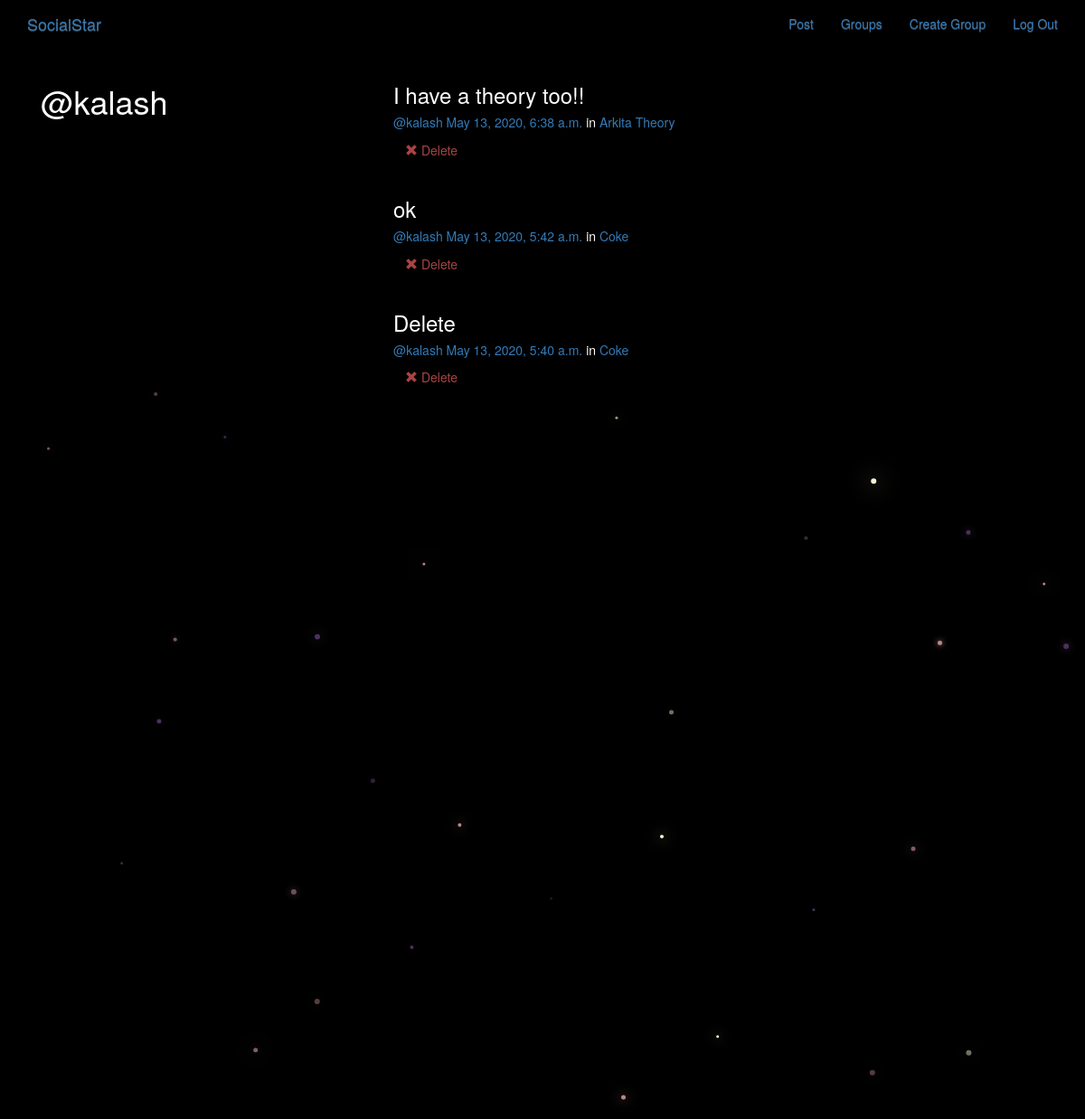
The app's page /posts/by/kalash/ (signed in) with its own data.
### posts/models.py (models this page shows, shortened)
class Post(models.Model):
    user = models.ForeignKey(User,related_name='posts',on_delete=models.CASCADE)
    created_at = models.DateTimeField(auto_now=True)
    message = models.TextField()
    message_html = models.TextField(editable=False)
    group = models.ForeignKey(Group, related_name='posts',null=True,blank=True, on_delete=models.CASCADE)
    class Meta():
        ordering = ['-created_at']
        unique_together = ['user','message']

### groups/models.py (models this page shows, shortened)
class Group(models.Model):
    name = models.CharField(max_length=255, unique=True)
    slug = models.SlugField(allow_unicode=True, unique=True)
    description = models.TextField(blank=True, default='')
    description_html = models.TextField(editable=False, default='', blank=True)
    members = models.ManyToManyField(User,through="GroupMember")
    class Meta:
        ordering = ["name"]

### posts/views.py (the view)
# urls.py: path('by/<username>/',views.UserPosts.as_view(),name='for_user'),
class UserPosts(generic.ListView):
    model = models.Post
    template_name = 'posts/user_post_list.html'
    def get_queryset(self):
        try:
            self.post_user = User.objects.prefetch_related('posts').get(username__iexact=self.kwargs.get('username'))
        except User.DoesNotExist:
            raise Http404
        else:
            return self.post_user.posts.all()
    def get_context_data(self,**kwargs):
        context = super().get_context_data(**kwargs)
        context['post_user'] = self.post_user
        return context

### posts/templates/posts/user_post_list.html
{% extends "posts/post_base.html" %}
{% block prepost %}
  <div class="col-md-4">
    <h1>@{{post_user.username}}</h1>
  </div>
{% endblock%}
{% block post_content %}
  <div class="col-md-8">
    {% for post in post_list %}
      {% include "posts/_post.html" %}
    {% endfor %}
  </div>
{% endblock %}

### posts/templates/posts/_post.html
<div class="post media">
  <h3>{{post.message_html|safe}}</h3>
  <div class="media-body">
    <h5 class="media-heading">
    <span class="username"> <a href="{% url 'posts:for_user' username=post.user.username%}">@{{post.user.username}}</a>
    </span>
    <time class="time">
    <a href="{% url 'posts:single' username=post.user.username pk=post.pk %}">{{post.created_at }}</a></time>
    {% if post.group %}
    <span class="group-name">in <a href="#">{{ post.group.name }}</a></span>
    {% endif %}
    </h5>
    <div class="media-footer">
      {% if user.is_authenticated and post.user == user and not hide_delete %}
        <a href="{% url 'posts:delete' pk=post.pk%}" title="delete" class="btn btn-simple">
        <span class="glyphicon glyphicon-remove text-danger" aria-hidden='true'></span>
        <span class="text-danger icon-label">Delete</span>
      </a>
      {% endif%}
    </div>
  </div>
</div>

### static/simplesocial/css/master.css (style rules this page uses)
body { margin: 0; overflow: hidden; background-color: black; color:white; }

### records on screen
Post: message_html "I have a theory too!!", user.username "kalash", created_at "May 13, 2020, 6:38 a.m.", group.name "Arkita Theory", shows "Delete"
Post: message_html "ok", user.username "kalash", created_at "May 13, 2020, 5:42 a.m.", group.name "Coke", shows "Delete"
Post: message_html "Delete", user.username "kalash", created_at "May 13, 2020, 5:40 a.m.", group.name "Coke"

### other values on screen
{{ post_user.username }} "kalash"
